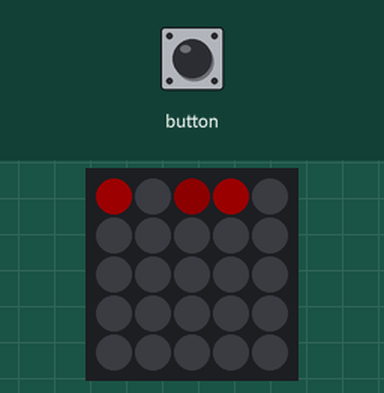
This sketch was run on a simulated ESP32. Parts: 5×5 RGB LED matrix (first LED top left, wired row by row). Dim RGB values are drawn brighter than linear; random numbers use the default seed unless the sketch sets one.

Above: at 0.25 s.
At 5.16 s:
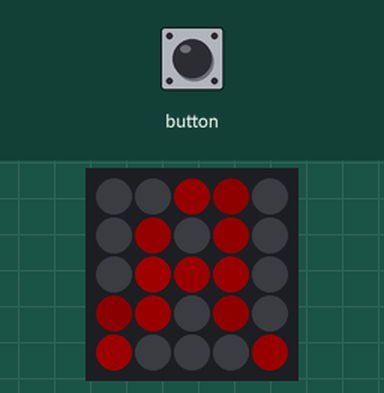
At 10.08 s:
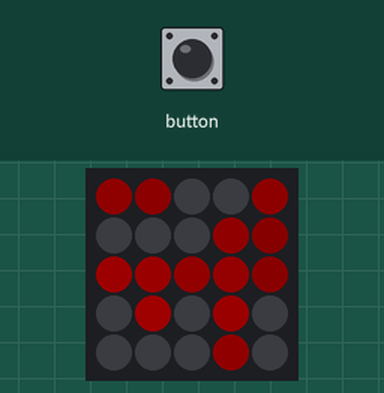
At 20.01 s:
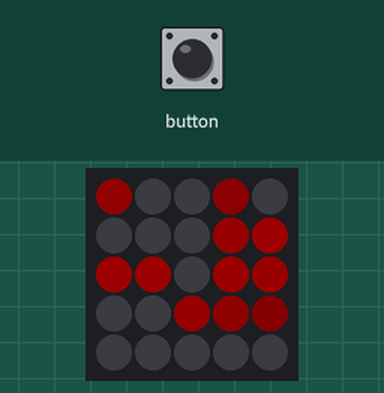
At 29.84 s:
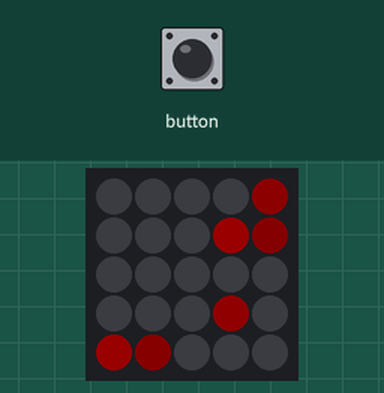
At 39.82 s:
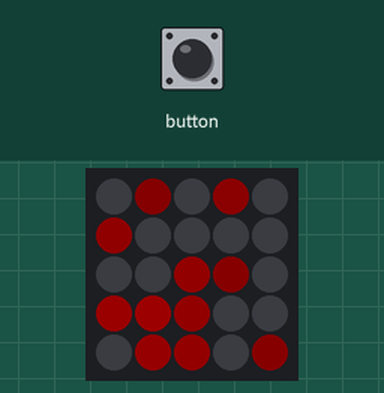

The sketch:

04_matrix.ino
```cpp
#include "M5Atom.h"
#include <list>

/*
 * Show a matrix of falling green dots at different speeds
 */


class Dot {
    public:
        float speed;
        int brightness;
        float x;
        float y;

        Dot() {
            this->x = random(0,5);
            this->y = -random(1,5);

            this->speed = random(100,1000)/1000.0;
            this->brightness = random(50,200);
        }

        void update() {
            this->y += this->speed;
        }
};

std::list<Dot> dots;

const int TICK_DURATION = 100;
const int DOT_COUNT = 20;

void setup()
{
    M5.begin(true, false, true);
    delay(50);

    for(int i=0; i<2; i++) {
        Dot dot;

        dots.push_back( dot);
    }
}

void clear_screen() {
    for(int i=0; i<25; i++) M5.dis.drawpix( i, 0);
}

bool is_gone(const Dot& dot) { // Is the dot no longer visible?
    return (dot.y>=6);
}

void fill_dots() { // Add dots until we're at DOT_COUNT dots
    while( dots.size()<DOT_COUNT) {
        Dot dot;
        dots.push_back( dot);
    }
}

void loop()
{
    clear_screen();

    fill_dots();

    for( std::list<Dot>::iterator it=dots.begin(); it != dots.end(); ++it) {

        it->update();

        if( it->y>=0) {
            M5.dis.drawpix( int(it->x)+int(it->y)*5, it->brightness*256*256);
        }
    }

    dots.remove_if( is_gone);

    delay(TICK_DURATION); // Tick
    M5.update();
}
```
